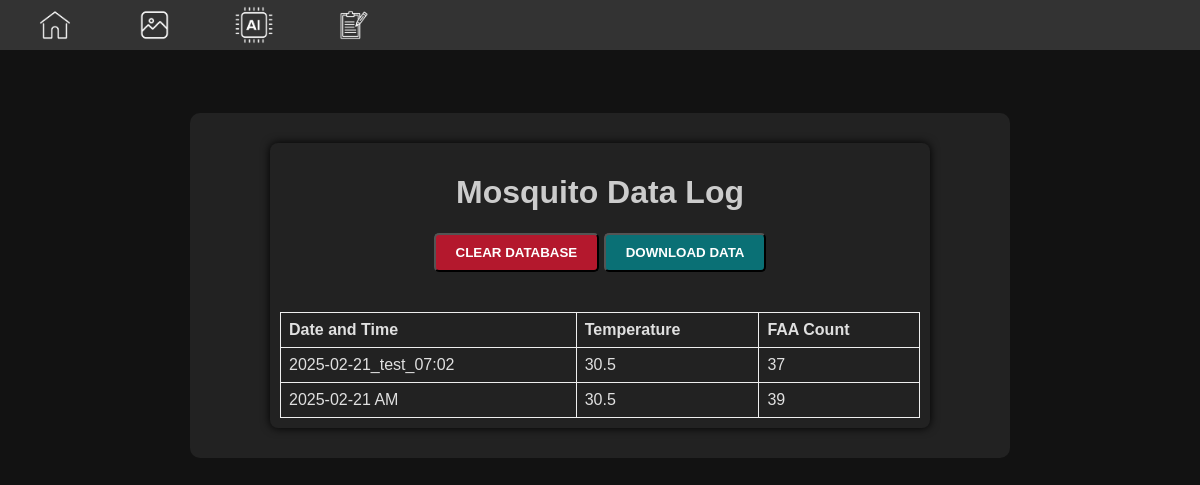
Page /data-log on the committed database.
### tables this page shows
CREATE TABLE MosquitoData (
    id INTEGER PRIMARY KEY AUTOINCREMENT,
    datetime TEXT NOT NULL,
    faa_count INTEGER,
    temperature REAL
);

### main.py (the view)
@app.route('/data-log')
def data_log():
    conn = sqlite3.connect(DATABASE_PATH)
    cursor = conn.cursor()
    cursor.execute("SELECT datetime, faa_count, temperature FROM MosquitoData ORDER BY datetime DESC")
    data = cursor.fetchall()
    conn.close()
    return render_template('data_log.html', data=data)

### templates/data_log.html (shortened to what this page needs)
{% extends "base.html" %}
{% block content %}
<div class="container_datalog">
    <h1>Mosquito Data Log</h1>
    <button onclick="clearDatabase()" class="button_cleardatabase">CLEAR DATABASE</button>
    <button onclick="downloadCSV()" class="button_default">DOWNLOAD DATA</button>
    <table>
        <tr>
            <th>Date and Time</th>
            <th>Temperature</th>
            <th>FAA Count</th>
        </tr>
        {% for row in data %}
        <tr>
            <td>{{ row[0] }}</td>
            <td>{{ row[2] }}</td>
            <td>{{ row[1] }}</td>
        </tr>
        {% endfor %}
    </table>
</div>
{% endblock %}

### templates/base.html (shortened to what this page needs)
<!DOCTYPE html>
<html lang="en">
    <head>
        <link rel="stylesheet" href="/static/styles.css">
    </head>
<body>
    <header>
        <nav class="NavBar">
            <ul class="NavBar">
                <li><a href="/" title="Home"><img src="/static/images/Home.png" alt="Home"></a></li>
                <li><a href="/gallery" title="Gallery"><img src="/static/images/Gallery.png" alt="Gallery"></a></li>
                <li><a href="/inference" title="Inference"><img src="/static/images/Inference.png" alt="Inference"></a></li>
                <li><a href="/data-log" title="Data Log"><img src="/static/images/DataLog.png" alt="Data Log"></a></li>
            </ul>
        </nav>
    </header>
    <div class="full-height">
        <div class="container">
            {% block content %}{% endblock %}
        </div>
    </div>
</body>
</html>

### static/styles.css (style rules this page uses)
body { margin: 0; padding: 0; padding-top: 100px; background-color: #121212; font-family: Arial, sans-serif; color: #e0e0e0; height: 100%; overflow: auto; }
header { background-color: #333; padding: 5px 10px; color: white; display: flex; justify-content: flex-end; align-items: center; width: 100%; position: fixed; top: 0; z-index: 1050; }
header a { color: white; font-size: 18px; text-decoration: none; padding: 10px 15px; margin: 0 5px; background-color: transparent; }
.container { background-color: #222; padding: 10px; margin: auto; margin-top: 3px; border-radius: 10px; width: 80%; max-width: 800px; text-align: center; position: relative; z-index: 100; }
h1, h2, h3, p { color: #ccc; }
.full-height { padding: 10px; margin: 0 auto; display: flex; flex-direction: column; justify-content: center; align-items: center; height: auto; }
nav { background-color: #333; overflow: hidden; width: 100%; }
.NavBar { background-color: #333; overflow: hidden; width: 100%; height: 40px; }
nav ul { list-style-type: none; margin: 0; padding: 0; display: flex; align-items: center; }
nav ul li { margin-right: 10px; }
nav ul li a { display: flex; align-items: center; color: white; padding: 10px 16px; text-decoration: none; }
nav ul li a img { height: 40px; width: auto; }
table { width: 100%; margin-top: 20px; border-collapse: collapse; }
table, th, td { border: 1px solid #eee; }
th, td { padding: 8px; text-align: left; }
.container_datalog { width: 80%; margin: 20px auto; padding: 10px; background-color: #222; border-radius: 8px; box-shadow: 0 0 10px #000; text-align: center; }
.button_default { margin-bottom: 20px; padding: 10px 20px; background-color: #0A7075; color: white; text-decoration: none; border-radius: 5px; transition: background-color 0.3s; font-weight: bold; }
.button_cleardatabase { margin-bottom: 20px; padding: 10px 20px; background-color: #b4182d; color: white; text-decoration: none; border-radius: 5px; transition: background-color 0.3s; font-weight: bold; }

### rows in the picture
MosquitoData: datetime "2025-02-21_test_07:02", temperature "30.5", faa_count "37"
MosquitoData: datetime "2025-02-21 AM", temperature "30.5", faa_count "39"
